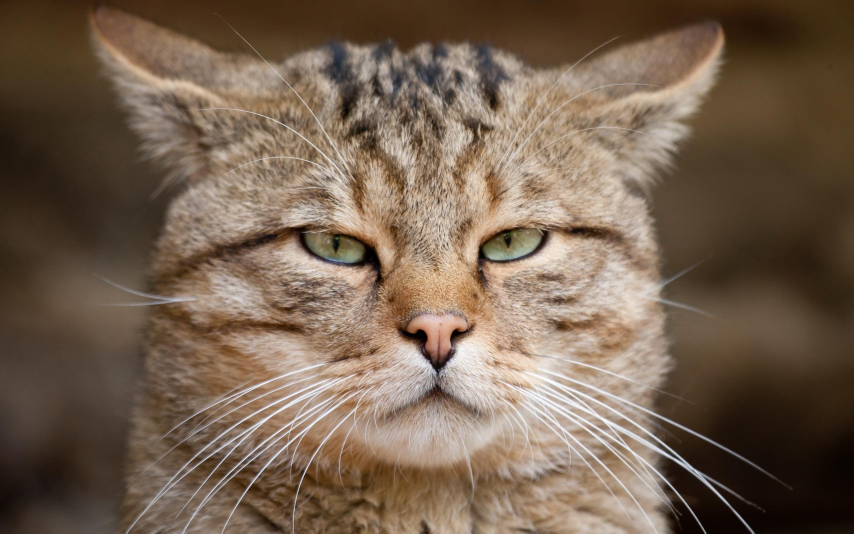
#> input picture Practical_examples/_11_6_cat.JPG, 2560 x 1600 px (shown at 1/3 size)
$ python _11_6_pillow_practice.py
#> lines starting #> are read from the running program, lines starting #| are printed output that depends on the picture
"""from PIL import Image
from PIL import ImageDraw
from PIL import ImageFont

def new_photo(name):
    image = Image.open(name)
    w, h = image.size
    return image.resize((w // 2, h // 2))


im = new_photo('_11_6_cat.JPG')
im_2 = new_photo('_11_6_sun.png')

im.paste(im_2, box = (100, 400))

draw = ImageDraw.Draw(im)
font = ImageFont.truetype(
    font='ofont.ru_Izvod.ttf',
    size=150
)
text = 'С Новым Годом!!'
draw.text(
    text=text,
    font=font,
    xy=(200, 620),
    fill='red'
)

# im.show()
im.show()"""

# ---------------------------------
# Some additional info

from PIL import Image, ImageFont, ImageDraw

class PostMaker:
    def __init__(self, name_photo):
#> called with name_photo = '_11_6_cat.JPG'
        self.image = Image.open(name_photo)
#> self.image is the input picture: PIL image 2560x1600 RGB; mean R, G, B 117.9, 98.2, 80.4
        self.w, self.h = self.image.size
#> self.w = 2560; self.h = 1600
        self.image = self.image.resize((self.w // 2, self.h // 2))
#> self.image: PIL image 1280x800 RGB

    def paste(self, name_photo):
#> called with name_photo = '_11_6_sun.png'
        paste_image = Image.open(name_photo)
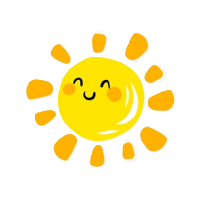
#> input picture Practical_examples/_11_6_sun.png, 200 x 200 px
#> paste_image is the input picture: PIL image 200x200 RGBA; mean R, G, B, A 253.7, 243.6, 199, 65.8
        paste_image = paste_image.resize((
            paste_image.size[0] // 2,
            paste_image.size[1] // 2,
        ))
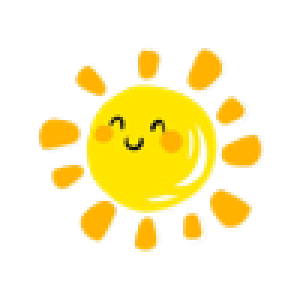
#> paste_image: PIL image 100x100 RGBA (shown 3 times larger); mean R, G, B, A 75.8, 65.6, 19.8, 65.8; transparent parts drawn white
        self.image.paste(paste_image, box=(200, 200))

    def uprade(self, text):
        draw = ImageDraw.Draw(self.image)
        font = ImageFont.truetype(
            font='ofont.ru_Izvod.ttf',
            size=60,
        )
        draw.text(
            xy=(150, 100),
            text=text,
            font=font,
        )

    def show(self):
        self.image.show()
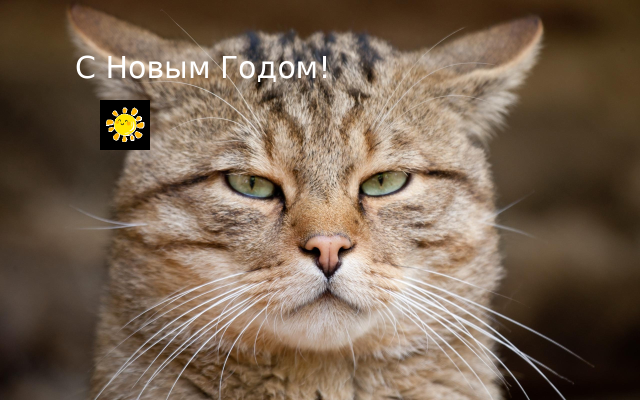
#> shown: PIL image 1280x800 RGB (shown at 1/2 size); mean R, G, B 118.3, 98.8, 80.7


image = PostMaker('_11_6_cat.JPG')
image.paste('_11_6_sun.png')
image.uprade('С Новым Годом!')
image.show()
